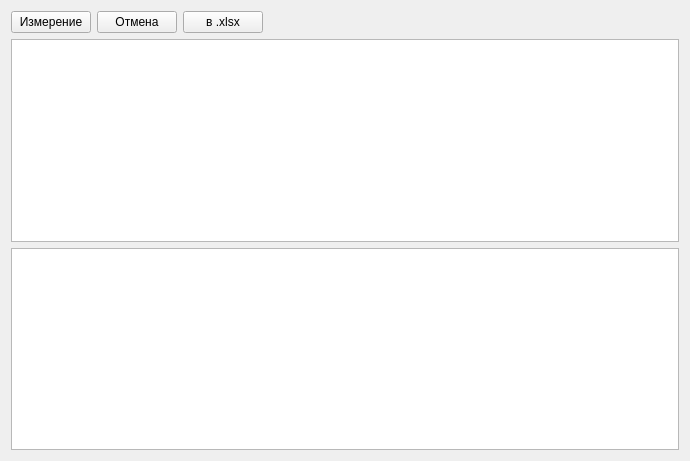
<?xml version="1.0" encoding="UTF-8"?>
<ui version="4.0">
 <class>widgetInstrument</class>
 <widget class="QWidget" name="widgetInstrument">
  <property name="geometry">
   <rect>
    <x>0</x>
    <y>0</y>
    <width>690</width>
    <height>461</height>
   </rect>
  </property>
  <property name="sizePolicy">
   <sizepolicy hsizetype="Minimum" vsizetype="Minimum">
    <horstretch>0</horstretch>
    <verstretch>0</verstretch>
   </sizepolicy>
  </property>
  <property name="windowTitle">
   <string/>
  </property>
  <layout class="QVBoxLayout" name="verticalLayout">
   <item>
    <layout class="QHBoxLayout" name="horizontalLayout">
     <item>
      <widget class="QPushButton" name="btnMeasure">
       <property name="text">
        <string>Измерение</string>
       </property>
      </widget>
     </item>
     <item>
      <widget class="QPushButton" name="btnCancel">
       <property name="text">
        <string>Отмена</string>
       </property>
      </widget>
     </item>
     <item>
      <widget class="QPushButton" name="btnExport">
       <property name="text">
        <string>в .xlsx</string>
       </property>
      </widget>
     </item>
     <item>
      <spacer name="horizontalSpacer">
       <property name="orientation">
        <enum>Qt::Horizontal</enum>
       </property>
       <property name="sizeHint" stdset="0">
        <size>
         <width>40</width>
         <height>20</height>
        </size>
       </property>
      </spacer>
     </item>
    </layout>
   </item>
   <item>
    <widget class="QTableView" name="tableMeasurePow">
     <attribute name="horizontalHeaderCascadingSectionResizes">
      <bool>true</bool>
     </attribute>
     <attribute name="verticalHeaderVisible">
      <bool>false</bool>
     </attribute>
     <attribute name="verticalHeaderDefaultSectionSize">
      <number>24</number>
     </attribute>
     <attribute name="verticalHeaderStretchLastSection">
      <bool>false</bool>
     </attribute>
    </widget>
   </item>
   <item>
    <widget class="QTableView" name="tableMeasureCurr">
     <attribute name="horizontalHeaderCascadingSectionResizes">
      <bool>true</bool>
     </attribute>
     <attribute name="verticalHeaderVisible">
      <bool>false</bool>
     </attribute>
     <attribute name="verticalHeaderDefaultSectionSize">
      <number>24</number>
     </attribute>
     <attribute name="verticalHeaderStretchLastSection">
      <bool>false</bool>
     </attribute>
    </widget>
   </item>
  </layout>
 </widget>
 <resources/>
 <connections/>
</ui>
